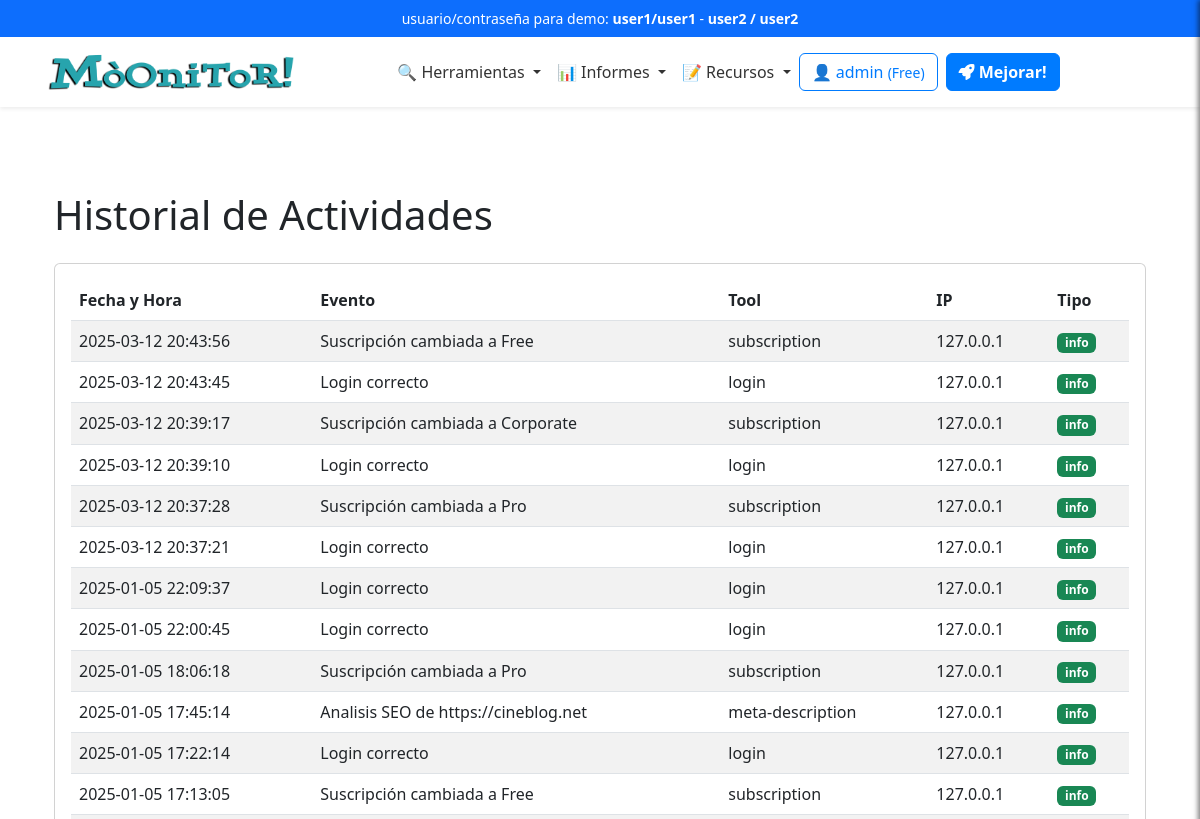
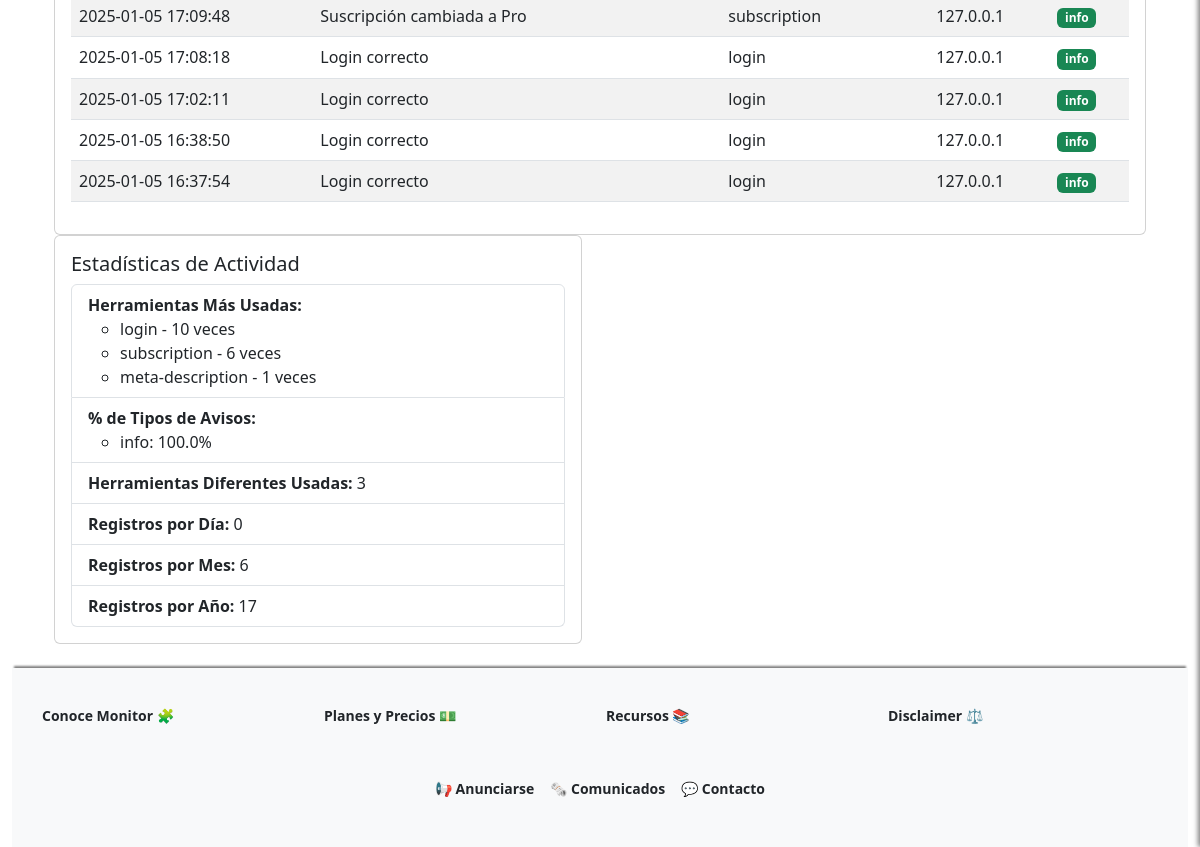
Page /profile/logs (signed in) on the earlier database version (2 pictures, top to bottom).
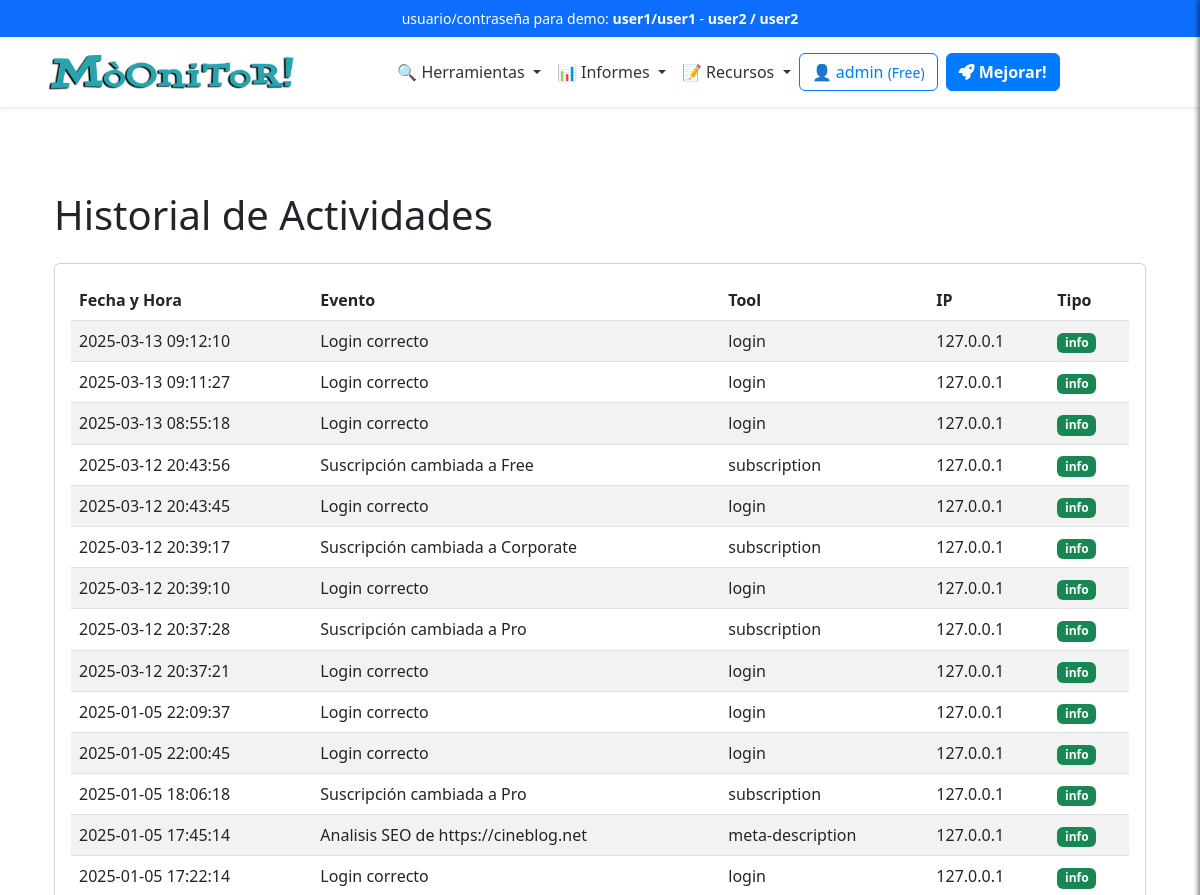
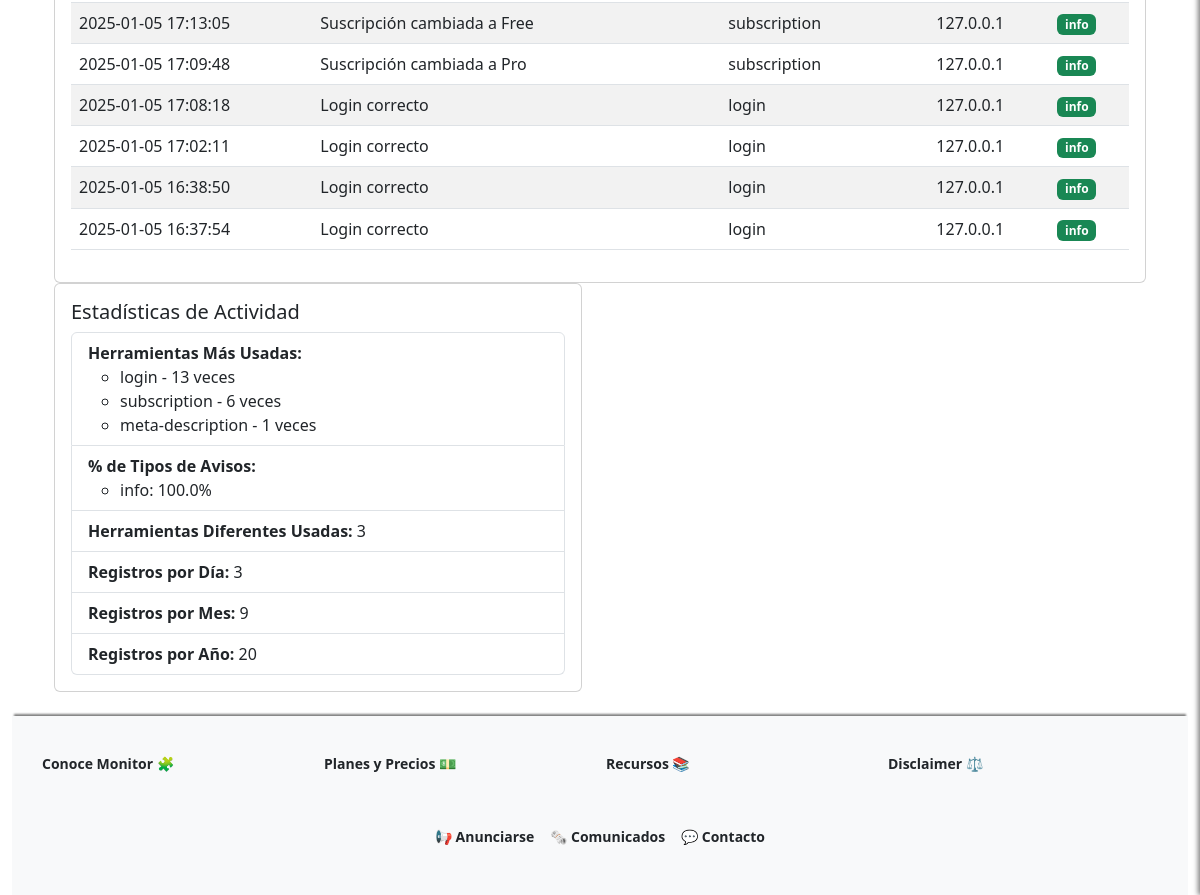
Same page on the later database version (2 pictures, top to bottom).
### app/models/user_model.py (models this page shows, shortened)
class Users(UserMixin, db.Model):
    __tablename__ = 'Users'
    id = db.Column(db.Integer, primary_key=True)
    username = db.Column(db.String(80), unique=True, nullable=False)
    email = db.Column(db.String(120), unique=True, nullable=False)
    password_hash = db.Column(db.String(255), nullable=False)
    token = db.Column(db.String(255), index=True, unique=True)
    active = db.Column(db.Boolean, default=False)
    registered_on = db.Column(db.DateTime,
                              nullable=False,
                              default=datetime.datetime.utcnow)
    config = db.Column(JSONType)
    role = db.Column(db.String(20), nullable=False, default='usuario')
    subscription_plan = db.Column(Enum('Free',
                                       'Pro',
                                       'Corporate',
                                       name='subscription_plans'),
                                  default='Free')
    subscription_currency = db.Column(
        db.String(3), default='EUR')  # ISO currency codes (e.g., USD, EUR)
    subscription_expiration = db.Column(db.DateTime, nullable=True)
    subscription_frequency = db.Column(Enum('Monthly',
                                            'Annually',
                                            name='subscription_frequency'),
                                       default='Monthly')
    primary_payment = db.Column(JSONType, nullable=True)  # IBAN, SWIFT, etc.
    secondary_payment = db.Column(JSONType, nullable=True)
    transactions = db.relationship('Transaction', backref='user', lazy=True)

class UserLog(db.Model):
    __tablename__ = 'UserLogs'
    id = db.Column(db.Integer, primary_key=True)
    user_id = db.Column(db.Integer, db.ForeignKey('Users.id'), nullable=False)
    username = db.Column(db.String(80), nullable=False)
    event = db.Column(db.String(255),
                      nullable=False)  # Description of the event
    tool = db.Column(db.String(255), nullable=False)  # Tool used
    timestamp = db.Column(db.DateTime,
                          nullable=False,
                          default=datetime.datetime.utcnow)
    ip_address = db.Column(db.String(45), nullable=False)  # Supports IPv4/IPv6
    log_type = db.Column(Enum('info', 'warn', 'err', name='log_types'),
                         nullable=False)

### app/views/user_views.py (the view)
@app.route('/profile/logs')
@login_required
def view_logs():
    breadcrumbs = [{
        'url': '/profile',
        'text': 'Perfil'
    }, {
        'url': '/profile/logs',
        'text': 'Historial de Actividades'
    }]
    logs = UserLog.query.filter_by(user_id=current_user.id).order_by(
        UserLog.timestamp.desc()).all()
    stats = calculate_log_statistics(logs)
    return render_template('user/view_logs.html',
                           logs=logs,
                           stats=stats,
                           breadcrumbs=breadcrumbs)

### app/__init__.py (called while the page is built)
@app.context_processor
def inject_sidebar_info():
    return dict(is_admin=current_user.is_authenticated
                and current_user.role == 'admin')

@app.context_processor
def inject_breadcrumb():
    breadcrumbs = [{
        'url': '/',
        'text': 'Inicio'
    }, {
        'url': '/profile',
        'text': 'Opcion 1'
    }, {
        'url': '/profile/edit',
        'text': 'Sub opcion 1'
    }]
    return {'breadcrumbs': breadcrumbs}

@app.context_processor
def inject_grouped_tools():
    grouped_tools = {}
    for category, tools_in_category in groupby(sorted(
            tools, key=itemgetter('category')),
                                               key=itemgetter('category')):
        subcategories = {}
        for subcategory, tools_in_subcategory in groupby(
                sorted(tools_in_category, key=itemgetter('subcategory')),
                key=itemgetter('subcategory')):
            subcategories[subcategory] = list(tools_in_subcategory)
        grouped_tools[category] = subcategories
    return dict(grouped_tools=grouped_tools)

@login_manager.user_loader
def load_user(user_id):
    return Users.query.get(int(user_id))

### app/templates/user/view_logs.html (shortened to what this page needs)
{% extends 'base.html' %}
{% block content %}
<div class="container">
  <h1 class="my-4">Historial de Actividades</h1>
  <div class="card">
    <div class="card-body">
      {% if logs %}
      <table id="logsTable" class="table table-striped">
        <thead>
          <tr>
            <th>Fecha y Hora</th>
            <th>Evento</th>
            <th>Tool</th>
            <th>IP</th>
            <th>Tipo</th>
          </tr>
        </thead>
        <tbody>
          {% for log in logs %}
          <tr>
            <td>{{ log.timestamp.strftime('%Y-%m-%d %H:%M:%S') }}</td>
            <td>{{ log.event }}</td>
            <td>{{ log.tool }}</td>
            <td>{{ log.ip_address }}</td>
            <td>
              <span class="badge {% if log.log_type == 'info' %}bg-success{% elif log.log_type == 'warn' %}bg-warning{% else %}bg-danger{% endif %}">
                {{ log.log_type }}
              </span>
            </td>
          </tr>
          {% endfor %}
        </tbody>
      </table>
      {% else %}
      <p>No hay registros de actividad disponibles.</p>
      {% endif %}
    </div>
  </div>
    <div class="row mb-4">
        <div class="col-md-6">
          <div class="card">
            <div class="card-body">
              <h5 class="card-title">Estadísticas de Actividad</h5>
              <ul class="list-group">
                <li class="list-group-item">
                  <strong>Herramientas Más Usadas:</strong>
                  <ul>
                    {% for tool, count in stats['most_used_tools'] %}
                    <li>{{ tool }} - {{ count }} veces</li>
                    {% endfor %}
                  </ul>
                </li>
                <li class="list-group-item">
                  <strong>% de Tipos de Avisos:</strong>
                  <ul>
                    {% for log_type, percentage in stats['log_type_percentages'].items() %}
                    <li>{{ log_type }}: {{ percentage|round(2) }}%</li>
                    {% endfor %}
                  </ul>
                </li>
                <li class="list-group-item">
                  <strong>Herramientas Diferentes Usadas:</strong> {{ stats['unique_tools'] }}
                </li>
                <li class="list-group-item">
                  <strong>Registros por Día:</strong> {{ stats['logs_per_day'] }}
                </li>
                <li class="list-group-item">
                  <strong>Registros por Mes:</strong> {{ stats['logs_per_month'] }}
                </li>
                <li class="list-group-item">
                  <strong>Registros por Año:</strong> {{ stats['logs_per_year'] }}
                </li>
              </ul>
            </div>
          </div>
        </div>
      </div>
</div>
{% endblock %}

### app/templates/base.html (shortened to what this page needs)
<!DOCTYPE html>
<html lang="en">
<head>
    <link href="https://cdn.jsdelivr.net/npm/bootstrap@5.3.0-alpha1/dist/css/bootstrap.min.css" rel="stylesheet">
    <link href="https://cdnjs.cloudflare.com/ajax/libs/font-awesome/6.0.0-beta3/css/all.min.css" rel="stylesheet">
    <link href="https://cdn.jsdelivr.net/npm/simple-datatables@latest/dist/style.css" rel="stylesheet">
    <link rel="stylesheet"
        href="https://cdnjs.cloudflare.com/ajax/libs/bootstrap-icons/1.8.1/font/bootstrap-icons.min.css">
    <link rel="stylesheet" href="{{ url_for('static', filename='css/style.css') }}">
</head>
<body>
    {% include 'inc/header.html' %}
    <div class="container-fluid">
        <div class="row-0">
            <div class="col" id="main-content">
                <div class="container mt-0">
                    {% block content %}
                    {% endblock %}
                </div>
                {% include 'inc/footer.html' %}
            </div>
        </div>
    </div>
</body>
</html>

### app/templates/inc/header.html (shortened to what this page needs)
<header class="header">
<div class="info-bar text-center py-2 bg-primary text-white">
  <bi>usuario/contraseña para demo:</i> <b>user1/user1</b> - <b>user2 / user2</b>
</div>
  {% include 'inc/navbar.html' %}
</header>

### app/templates/inc/navbar.html (shortened to what this page needs)
<nav class="navbar navbar-expand-lg navbar-light bg-white shadow-sm">
  <div class="container">
    <a class="navbar-brand mx-auto" href="{{ url_for('index') }}">
      <img src="{{ url_for('static', filename='logo.png') }}" alt="Logo" height="50"
        class="d-inline-block align-text-top">
    </a>
    <div class="collapse navbar-collapse justify-content-center" id="navbarNav">
      <ul class="navbar-nav align-items-center">
        <li class="nav-item dropdown">
          <a class="nav-link dropdown-toggle" href="#" id="domainDnsDropdown" role="button" data-bs-toggle="dropdown"
            aria-expanded="false">
            🔍 Herramientas
          </a>
        </li>
        <li class="nav-item dropdown">
          <a class="nav-link dropdown-toggle" href="#" id="domainDnsDropdown" role="button" data-bs-toggle="dropdown"
            aria-expanded="false">
            📊 Informes
          </a>
        </li>
        <li class="nav-item dropdown">
          <a class="nav-link dropdown-toggle" href="#" id="domainDnsDropdown" role="button" data-bs-toggle="dropdown"
            aria-expanded="false">
            📝 Recursos
          </a>
        </li>
      </ul>
    <div class="d-flex flex-column flex-sm-row align-items-center justify-content-center ms-0 mb-3 mt-3">
      {% if current_user.is_authenticated %}
          <a href="/dashboard" class="btn btn-outline-primary mb-2 mb-sm-0 me-sm-2">
              <span class="item-responsive">👤 {{ current_user.username }}
                  <small>({{ current_user.subscription_plan }})</small>
              </span>
          </a>
          {% if current_user.subscription_plan == "Free" %}
              <a class="btn btn-primary mb-2 mb-sm-0 me-sm-2 text-decoration-none fw-semibold" href="{{ url_for('edit_subscription') }}">
                  <i class="fa-solid fa-rocket"></i> Mejorar!
              </a>
          {% elif current_user.subscription_plan == "Pro" %}
              <a class="btn btn-primary mb-2 mb-sm-0 me-sm-2 text-decoration-none fw-semibold" href="{{ url_for('edit_subscription') }}">
                  <i class="fa-solid fa-crown"></i> Probar Corporate!
              </a>
          {% endif %}
      {% endif %}
  </div>
    </div>
  </div>
</nav>

### app/templates/inc/footer.html
<footer>
  <div class="container">
    <div class="row">
      <div class="col-md-3 footer-column">
        <h6 class="dropdown-header">Conoce Monitor 🧩</h6>
      </div>
      <div class="col-md-3 footer-column">
        <h6 class="dropdown-header">Planes y Precios 💵</h6>
      </div>
      <div class="col-md-3 footer-column">
        <h6 class="dropdown-header">Recursos 📚</h6>
      </div>
      <div class="col-md-3 footer-column">
        <h6 class="dropdown-header">Disclaimer ⚖️</h6>
      </div>
    </div>
  </div>
  <div class="top-bar d-flex justify-content-center align-items-center py-2 bg-light">
    <div class="d-flex flex-wrap gap-3">
      <a href="#" class="text-dark text-decoration-none fw-semibold">📢 Anunciarse</a>
      <a href="#" id="showSidebar" class="text-dark text-decoration-none fw-semibold">🗞️ Comunicados</a>
      <a href="#" class="text-dark text-decoration-none fw-semibold">💬 Contacto</a>
    </div>
  </div>
</footer>

### app/static/css/style.css (style rules this page uses)
:root { --primary-color: #007bff; --secondary-color: #6c757d; --background-color: #f8f9fa; --text-color: #212529; --info-color: #7c71c5; --navbar-background: white; --navbar-shadow: 0 4px 2px -2px rgba(0, 0, 0, 0.1); --navbar-link: #333; --white: #fff; --featured-column: #f9f9f9; --menu-header: #000; --menu-separator: #ccc; --hover-background: #e0e0e0; }
body { display: flex; flex-direction: column; min-height: 100vh; background-image: url('https://ciberpunk.es/wp-content/uploads/2020/12/finance4-section-bg2.png'); background-repeat: repeat-y; background-blend-mode: normal; }
.container-fluid { flex: 1; }
.info-bar, .top-bar { font-size: 14px; padding: 5px 0; }
.top-bar a { color: var(--text-color) !important; text-decoration: none; }
.info-bar { background-color: var(--secondary-color); color: var(--white); }
.navbar { background-color: var(--navbar-background); box-shadow: var(--navbar-shadow); width: 100%; display: block; padding: 0; position: relative; }
.navbar-nav .nav-link { color: var(--navbar-link); }
.btn-primary { background-color: var(--primary-color); border-color: var(--primary-color); }
.btn-outline-primary { border-color: var(--primary-color); color: var(--primary-color); }
footer { background-color: var(--background-color); padding: 40px 0; color: var(--text-color); box-shadow: 0 -4px 2px -2px gray; }
footer .footer-column { margin-bottom: 30px; }
footer .footer-column h6 { font-weight: bold; margin-bottom: 15px; }
#main-content { margin-top: 60px; }
.row { margin-right: 0 !important; }

### app/templates/inc/navbar.html (style rules this page uses)
.dropdown-header { font-weight: bold; margin-bottom: 2px; }

Differences in the rows shown:
no longer on one of the page's lists (row unchanged): UserLog: tool "login"
added UserLog: timestamp "2025-03-13 09:12:10", event "Login correcto", tool "login", ip_address "127.0.0.1", log_type "info", count "13"
added UserLog: timestamp "2025-03-13 09:11:27", event "Login correcto", tool "login", ip_address "127.0.0.1", log_type "info", shown under "Historial de Actividades"
added UserLog: timestamp "2025-03-13 08:55:18", event "Login correcto", tool "login", ip_address "127.0.0.1", log_type "info", shown under "Historial de Actividades"
Other differences:
{{ stats['logs_per_day'] }}: "0" → "3"
{{ stats['logs_per_month'] }}: "6" → "9"
{{ stats['logs_per_year'] }}: "17" → "20"
